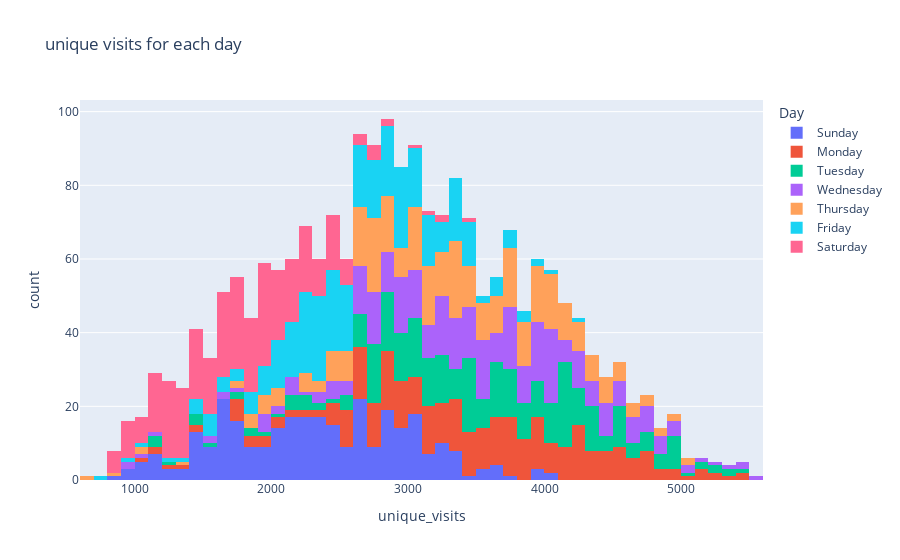

The notebook cell saved with this chart:
### Markdown cell above
Generating line plot for visualizing the trend of page loads and visits over time series, it seems that page loads and visits have a constant fluctuation, means they have trend over time and are correlated to each other.

### Code cell
px.histogram(data,x='unique_visits',color='Day',title='unique visits for each day')

### Figure 1 — Plotly figure (JSON) as saved in the notebook; plotly's stock layout.template omitted (floating-point values rounded to 4 significant figures; data arrays with more than 128 entries replaced by an {"elided": "..."} marker saying what was removed)
{"data": [{"alignmentgroup": "True", "bingroup": "x", "hovertemplate": "Day=Sunday<br>unique_visits=%{x}<br>count=%{y}<extra></extra>", "legendgroup": "Sunday", "marker": {"color": "#636efa", "pattern": {"shape": ""}}, "name": "Sunday", "offsetgroup": "Sunday", "orientation": "v", "showlegend": true, "type": "histogram", "x": {"elided": "310 int values"}, "xaxis": "x", "yaxis": "y"}, {"alignmentgroup": "True", "bingroup": "x", "hovertemplate": "Day=Monday<br>unique_visits=%{x}<br>count=%{y}<extra></extra>", "legendgroup": "Monday", "marker": {"color": "#EF553B", "pattern": {"shape": ""}}, "name": "Monday", "offsetgroup": "Monday", "orientation": "v", "showlegend": true, "type": "histogram", "x": {"elided": "310 int values"}, "xaxis": "x", "yaxis": "y"}, {"alignmentgroup": "True", "bingroup": "x", "hovertemplate": "Day=Tuesday<br>unique_visits=%{x}<br>count=%{y}<extra></extra>", "legendgroup": "Tuesday", "marker": {"color": "#00cc96", "pattern": {"shape": ""}}, "name": "Tuesday", "offsetgroup": "Tuesday", "orientation": "v", "showlegend": true, "type": "histogram", "x": {"elided": "310 int values"}, "xaxis": "x", "yaxis": "y"}, {"alignmentgroup": "True", "bingroup": "x", "hovertemplate": "Day=Wednesday<br>unique_visits=%{x}<br>count=%{y}<extra></extra>", "legendgroup": "Wednesday", "marker": {"color": "#ab63fa", "pattern": {"shape": ""}}, "name": "Wednesday", "offsetgroup": "Wednesday", "orientation": "v", "showlegend": true, "type": "histogram", "x": {"elided": "310 int values"}, "xaxis": "x", "yaxis": "y"}, {"alignmentgroup": "True", "bingroup": "x", "hovertemplate": "Day=Thursday<br>unique_visits=%{x}<br>count=%{y}<extra></extra>", "legendgroup": "Thursday", "marker": {"color": "#FFA15A", "pattern": {"shape": ""}}, "name": "Thursday", "offsetgroup": "Thursday", "orientation": "v", "showlegend": true, "type": "histogram", "x": {"elided": "309 int values"}, "xaxis": "x", "yaxis": "y"}, {"alignmentgroup": "True", "bingroup": "x", "hovertemplate": "Day=Friday<br>unique_visits=%{x}<br>count=%{y}<extra></extra>", "legendgroup": "Friday", "marker": {"color": "#19d3f3", "pattern": {"shape": ""}}, "name": "Friday", "offsetgroup": "Friday", "orientation": "v", "showlegend": true, "type": "histogram", "x": {"elided": "309 int values"}, "xaxis": "x", "yaxis": "y"}, {"alignmentgroup": "True", "bingroup": "x", "hovertemplate": "Day=Saturday<br>unique_visits=%{x}<br>count=%{y}<extra></extra>", "legendgroup": "Saturday", "marker": {"color": "#FF6692", "pattern": {"shape": ""}}, "name": "Saturday", "offsetgroup": "Saturday", "orientation": "v", "showlegend": true, "type": "histogram", "x": {"elided": "309 int values"}, "xaxis": "x", "yaxis": "y"}], "layout": {"barmode": "relative", "legend": {"title": {"text": "Day"}, "tracegroupgap": 0}, "title": {"text": "unique visits for each day"}, "xaxis": {"anchor": "y", "domain": [0, 1], "title": {"text": "unique_visits"}}, "yaxis": {"anchor": "x", "domain": [0, 1], "title": {"text": "count"}}}}
